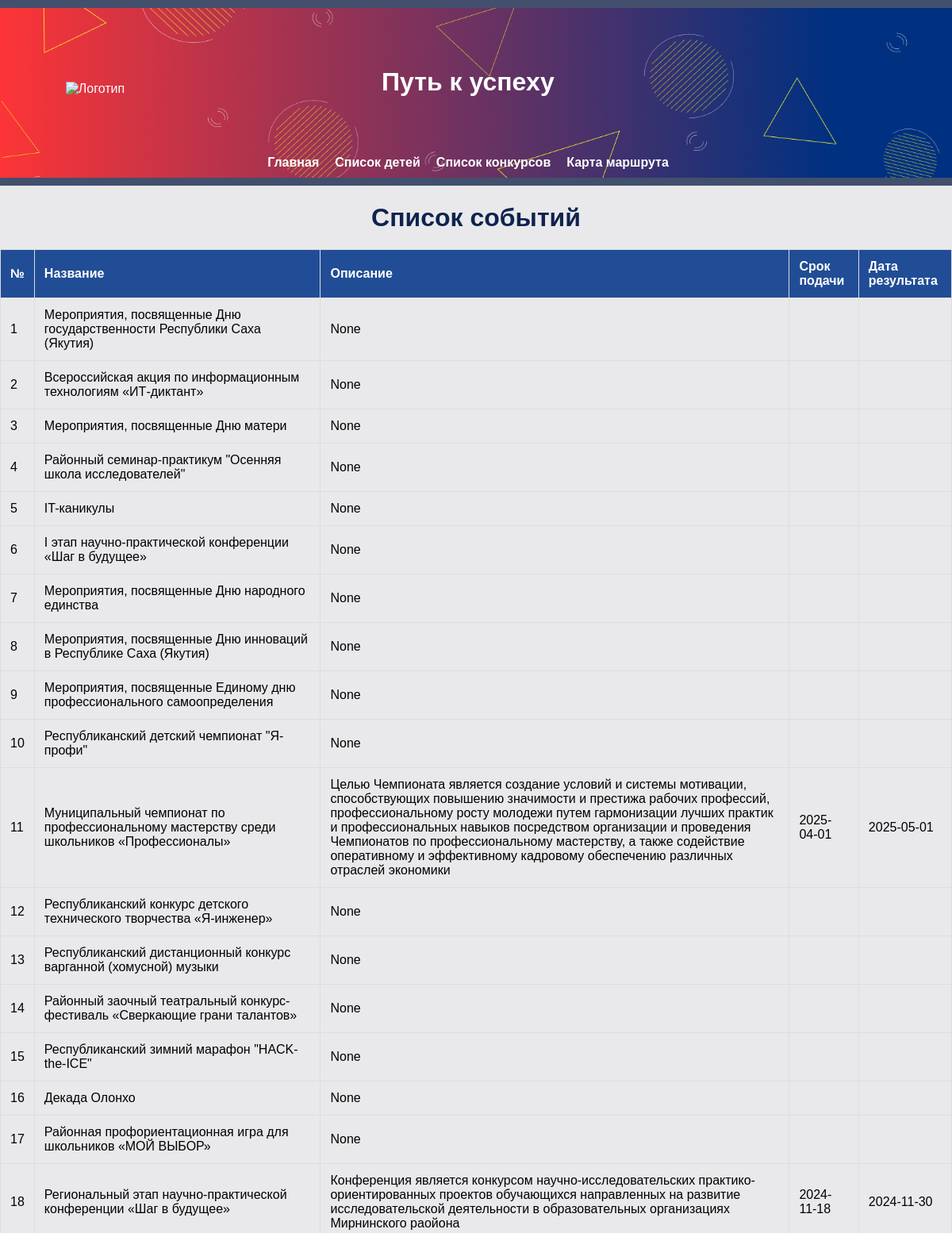
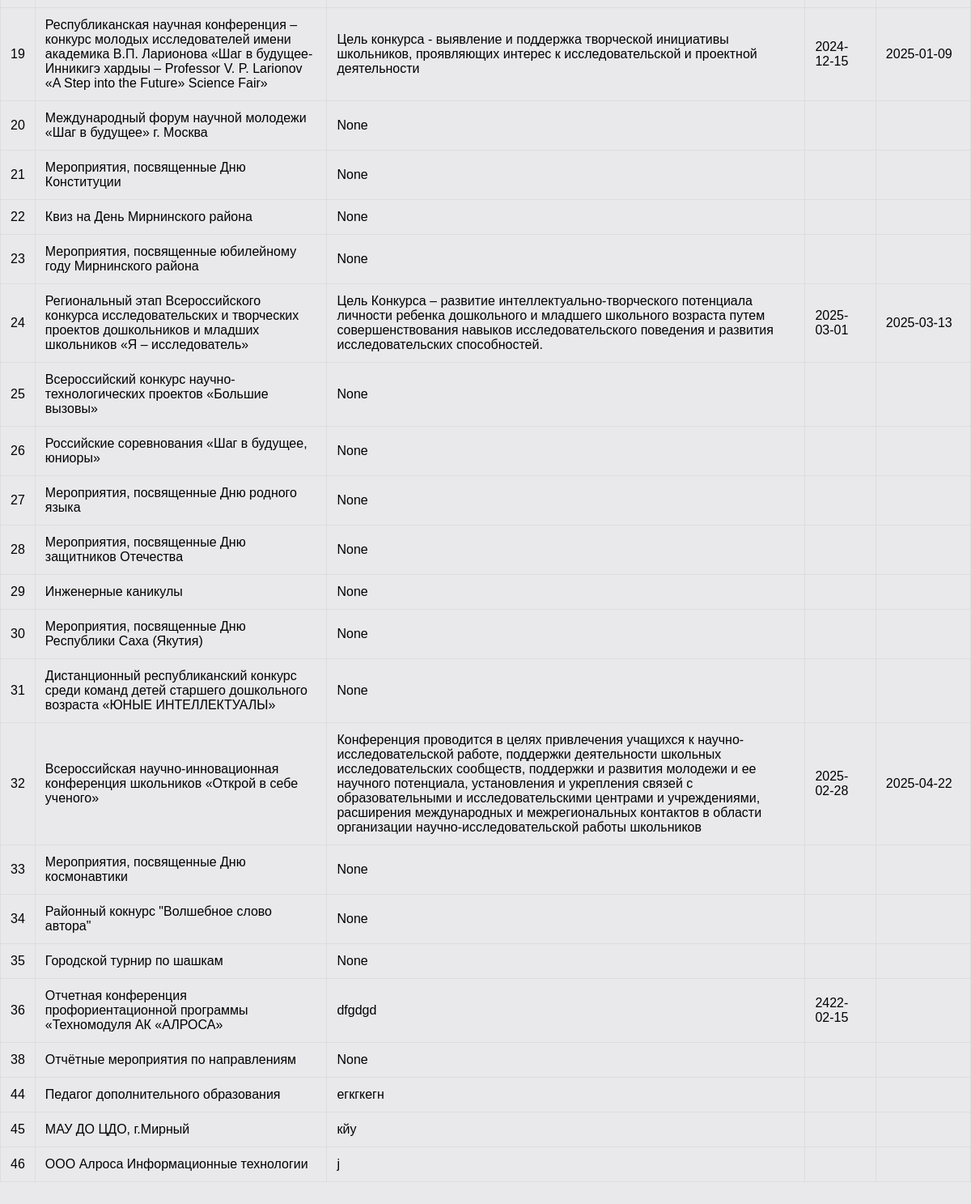
The app's page /events with its own data (2 pictures, top to bottom).
### tables this page shows
CREATE TABLE events_table(
                    id INTEGER PRIMARY KEY AUTOINCREMENT,
                    name TEXT NOT NULL,
                    opisanie TEXT,
                    srok_podachi_date DATE,
                    result_date DATE
                    );

### app_29_09.py (the view)
@app.route('/events')
def events():
    db_lp = sqlite3.connect('date_source.db')
    cursor_db = db_lp.cursor()
    cursor_db.execute("SELECT * FROM events_table")
    events = cursor_db.fetchall()
    cursor_db.close()
    db_lp.close()
    return render_template('events.html', events=events)

### templates/events.html (shortened to what this page needs)
<!DOCTYPE html>
<html lang="ru">
<head>
    <link rel="stylesheet" href="{{ url_for('static', filename='styles.css') }}">
</head>
<header>
    <div class="header-container">
        <img src="{{ url_for('static', filename='img/Profile_banner.png') }}" alt="Баннер" class="header-banner">
        <div class="logo-container">
            <img src="{{ url_for('static', filename='img/logo.png') }}" alt="Логотип" class="logo">
        </div>
        <div class="navigator">
            <h6>Путь к успеху</h6>
            <nav>
                <a href="{{ url_for('index') }}">Главная</a>
                <a href="{{ url_for('spisok') }}">Список детей</a>
                <a href="{{ url_for('events') }}">Список конкурсов</a>
                <a href="{{ url_for('karta') }}">Карта маршрута</a>
            </nav>
        </div>
    </div>
</header>
<body>
    <h1>Список событий</h1>
    <table>
        <thead>
            <tr>
                <th>№</th>
                <th>Название</th>
                <th>Описание</th>
                <th>Срок подачи</th>
                <th>Дата результата</th>
            </tr>
        </thead>
        <tbody>
            {% for event in events %}
            <tr>
                <td>{{ event[0] }}</td>
                <td>{{ event[1] }}</td>
                <td>{{ event[2] }}</td>
                <td>{{ event[3] }}</td>
                <td>{{ event[4] }}</td>
            </tr>
            {% endfor %}
        </tbody>
    </table>
    <br><br><br>
</body>
</html>

### static/styles.css (style rules this page uses)
html, body { margin: 0; }
body { font-family: Arial, sans-serif; margin: 0; padding: 0; background-color: #E9E9EB; width: 100%; box-sizing: border-box; }
header { background: #42506D; color: white; padding: 10px 0; text-align: center; }
nav { margin: 10px 0; }
nav a { color: white; margin: 0 15px; text-decoration: none; }
h1 { text-align: center; color: #0F234E; }
h6 { text-align: center; font-size: 2em; }
.header-container { display: flex; width: 100%; margin: 0 auto; align-items: center; position: relative; z-index: 1; }
.header-banner { position: absolute; top: 0; left: 0; width: 100%; height: 100%; object-fit: cover; z-index: -1; }
.logo-container { text-align: center; width: 20%; margin-bottom: 10px; margin-right: 50px; }
.logo { max-width: 150px; height: auto; }
.navigator { width: 50%; text-align: center; }
.navigator nav { display: flex; justify-content: center; }
.navigator nav a { margin: 0 10px; }
table { width: 100%; border-collapse: collapse; margin: 20px 0; }
table, th, td { border: 1px solid #ddd; }
th, td { padding: 12px; text-align: left; }
th { background-color: #214D96; color: white; }
a { display: inline-block; margin-top: 20px; text-decoration: none; color: #35424a; font-weight: bold; }

### records on screen
events_table: id "1", name "Мероприятия, посвященные Дню государственности Республики Саха (Якутия)", event "None"
events_table: id "2", name "Всероссийская акция по информационным технологиям «ИТ-диктант»", event "None"
events_table: id "3", name "Мероприятия, посвященные Дню матери", event "None"
events_table: id "4", name "Районный семинар-практикум \"Осенняя школа исследователей\"", event "None"
events_table: id "5", name "IT-каникулы", event "None"
events_table: id "6", name "I этап научно-практической конференции «Шаг в будущее»", event "None"
events_table: id "7", name "Мероприятия, посвященные Дню народного единства", event "None"
events_table: id "8", name "Мероприятия, посвященные Дню инноваций в Республике Саха (Якутия)", event "None"
events_table: id "9", name "Мероприятия, посвященные Единому дню профессионального самоопределения", event "None"
events_table: id "10", name "Республиканский детский чемпионат \"Я-профи\"", event "None"
events_table: id "11", name "Муниципальный чемпионат по профессиональному мастерству среди школьников «Профессионалы»", opisanie "Целью Чемпионата является создание условий и системы мотивации, способствующих повышению значимости и престижа рабочих профессий, профессиональному росту молодежи путем гармонизации лучших практик и профессиональных навыков посредством организации и проведения Чемпионатов по профессиональному мастерству, а также содействие оперативному и эффективному кадровому обеспечению различных отраслей экономики", srok_podachi_date "2025-04-01", result_date "2025-05-01"
events_table: id "12", name "Республиканский конкурс детского технического творчества «Я-инженер»", event "None"
events_table: id "13", name "Республиканский дистанционный конкурс варганной (хомусной) музыки", event "None"
events_table: id "14", name "Районный заочный театральный конкурс-фестиваль «Сверкающие грани талантов»", event "None"
events_table: id "15", name "Республиканский зимний марафон \"HACK-the-ICE\"", event "None"
events_table: id "16", name "Декада Олонхо", event "None"
events_table: id "17", name "Районная профориентационная игра для школьников «МОЙ ВЫБОР»", event "None"
events_table: id "18", name "Региональный этап научно-практической конференции «Шаг в будущее»", opisanie "Конференция является конкурсом научно-исследовательских практико-ориентированных проектов обучающихся направленных на развитие исследовательской деятельности в образовательных организациях Мирнинского раойона", srok_podachi_date "2024-11-18", result_date "2024-11-30"
events_table: id "19", name "Республиканская научная конференция – конкурс молодых исследователей имени академика В.П. Ларионова «Шаг в будущее-Инникигэ хардыы – Professor V. P. Larionov «A Step into the Future» Science Fair»", opisanie "Цель конкурса - выявление и поддержка творческой инициативы школьников, проявляющих интерес к исследовательской и проектной деятельности", srok_podachi_date "2024-12-15", result_date "2025-01-09"
events_table: id "20", name "Международный форум научной молодежи «Шаг в будущее» г. Москва", event "None"
events_table: id "21", name "Мероприятия, посвященные Дню Конституции", event "None"
events_table: id "22", name "Квиз на День Мирнинского района", event "None"
events_table: id "23", name "Мероприятия, посвященные юбилейному году Мирнинского района", event "None"
events_table: id "24", name "Региональный этап Всероссийского конкурса исследовательских и творческих проектов дошкольников и младших школьников «Я – исследователь»", opisanie "Цель Конкурса – развитие интеллектуально-творческого потенциала личности ребенка дошкольного и младшего школьного возраста путем совершенствования навыков исследовательского поведения и развития исследовательских способностей.", srok_podachi_date "2025-03-01", result_date "2025-03-13"
events_table: id "25", name "Всероссийский конкурс научно-технологических проектов «Большие вызовы»", event "None"
events_table: id "26", name "Российские соревнования «Шаг в будущее, юниоры»", event "None"
events_table: id "27", name "Мероприятия, посвященные Дню родного языка", event "None"
events_table: id "28", name "Мероприятия, посвященные Дню защитников Отечества", event "None"
events_table: id "29", name "Инженерные каникулы", event "None"
events_table: id "30", name "Мероприятия, посвященные Дню Республики Саха (Якутия)", event "None"
events_table: id "31", name "Дистанционный республиканский конкурс среди команд детей старшего дошкольного возраста «ЮНЫЕ ИНТЕЛЛЕКТУАЛЫ»", event "None"
events_table: id "32", name "Всероссийская научно-инновационная конференция школьников «Открой в себе ученого»", opisanie "Конференция проводится в целях привлечения учащихся к научно-исследовательской работе, поддержки деятельности школьных исследовательских сообществ, поддержки и развития молодежи и ее научного потенциала, установления и укрепления связей с образовательными и исследовательскими центрами и учреждениями, расширения международных и межрегиональных контактов в области организации научно-исследовательской работы школьников", srok_podachi_date "2025-02-28", result_date "2025-04-22"
events_table: id "33", name "Мероприятия, посвященные Дню космонавтики", event "None"
events_table: id "34", name "Районный кокнурс \"Волшебное слово автора\"", event "None"
events_table: id "35", name "Городской турнир по шашкам", event "None"
events_table: id "36", name "Отчетная конференция профориентационной программы «Техномодуля АК «АЛРОСА»", opisanie "dfgdgd", srok_podachi_date "2422-02-15"
events_table: id "38", name "Отчётные мероприятия по направлениям", event "None"
events_table: id "44", name "Педагог дополнительного образования", opisanie "егкгкегн"
events_table: id "45", name "МАУ ДО ЦДО, г.Мирный", opisanie "кйу"
events_table: id "46", name "ООО Алроса Информационные технологии", opisanie "j"
